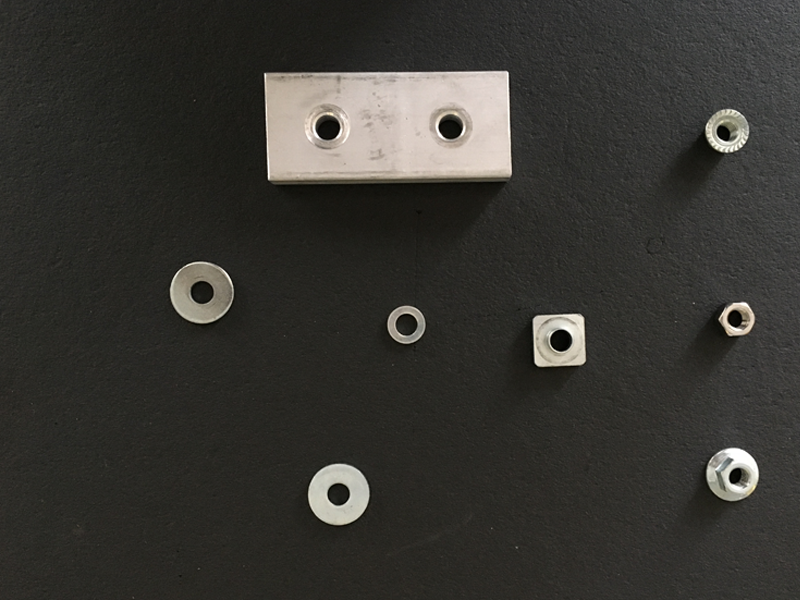
//> input picture kolokvij_2/OpenCV3/OpenCV3/data/scena.png, 800 x 600 px
$ ./zadatak1   (built with g++ and OpenCV 4)
//> lines starting //> are read from the running program, lines starting //| are printed output that depends on the picture
#include <iostream>
#include <opencv2/opencv.hpp>
#include <opencv2/features2d.hpp>

using namespace cv;
using namespace std;

int main() {
    // Load the scene and object images in grayscale
    Mat img_scene = imread("../data/scena.png", IMREAD_GRAYSCALE);
//> img_scene: 600 rows x 800 cols, CV_8UC1; min 0, max 255, mean 53.4
    Mat img_object = imread("../data/podlozka1.png", IMREAD_GRAYSCALE);
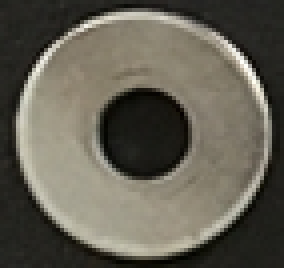
//> input picture kolokvij_2/OpenCV3/OpenCV3/data/podlozka1.png, 71 x 67 px (shown 4 times larger)
//> img_object: 67 rows x 71 cols, CV_8UC1; min 1, max 254, mean 94.5

    if (img_object.empty() || img_scene.empty()) {
        cerr << "Could not open or find the images!" << endl;
        return -1;
    }

    // Step 1: Initialize ORB detector
    int nfeatures = 2000;
    Ptr<ORB> detector = ORB::create(nfeatures);

    // Detect keypoints and compute descriptors
    vector<KeyPoint> keypoints_object, keypoints_scene;
    Mat descriptors_object, descriptors_scene;
    detector->detectAndCompute(img_object, noArray(), keypoints_object, descriptors_object);
//> keypoints_object = 0 keypoints; descriptors_object = empty
    detector->detectAndCompute(img_scene, noArray(), keypoints_scene, descriptors_scene);
//> keypoints_scene = 1823 keypoints; strongest (x, y, size): (566, 337, 111.1), (730, 477, 64.3), (559, 330, 111.1), (561, 331, 92.6)

    // Step 2: Create BFMatcher (Hamming distance for ORB)
    Ptr<DescriptorMatcher> matcher = BFMatcher::create(NORM_HAMMING, false);

    // K-NN matching
    vector<vector<DMatch>> knn_matches;
    matcher->knnMatch(descriptors_object, descriptors_scene, knn_matches, 2);
//> knn_matches = 0 matches

    // Ratio test (Lowe’s ratio test)
    const float ratio_thresh = 0.8f;
    vector<DMatch> good_matches;
    for (const auto& match_pair : knn_matches) {
        if (match_pair.size() == 2 && match_pair[0].distance < ratio_thresh * match_pair[1].distance) {
            good_matches.push_back(match_pair[0]);
        }
    }
//> this loop made 0 passes
//> after the loop, good_matches = 0 matches

    // Draw matches
    Mat img_matches;
    drawMatches(img_object, keypoints_object, img_scene, keypoints_scene, good_matches, img_matches,
                Scalar::all(-1), Scalar::all(-1), vector<char>(), DrawMatchesFlags::NOT_DRAW_SINGLE_POINTS);
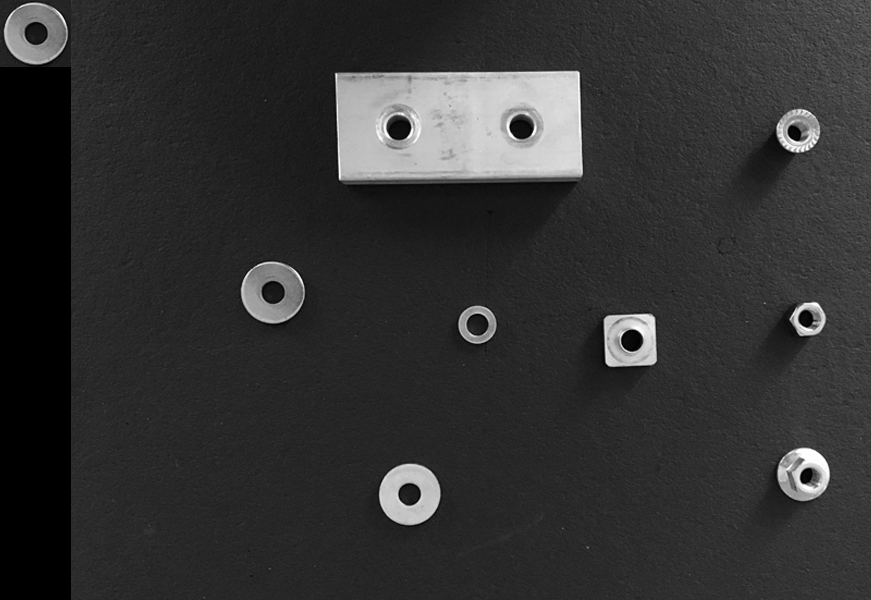
//> img_matches: 600 rows x 871 cols, CV_8UC3; min 0, max 255, mean 49.9

    // Homography estimation
    if (good_matches.size() >= 4) {
        vector<Point2f> obj_points, scene_points;
        for (const auto& match : good_matches) {
            obj_points.push_back(keypoints_object[match.queryIdx].pt);
            scene_points.push_back(keypoints_scene[match.trainIdx].pt);
        }

        Mat H = findHomography(obj_points, scene_points, RANSAC, 3.0);

        // Define object corners and project to scene
        vector<Point2f> obj_corners = {
            Point2f(0, 0),
            Point2f(static_cast<float>(img_object.cols), 0),
            Point2f(static_cast<float>(img_object.cols), static_cast<float>(img_object.rows)),
            Point2f(0, static_cast<float>(img_object.rows))
        };
        vector<Point2f> scene_corners(4);
        perspectiveTransform(obj_corners, scene_corners, H);

        // Draw box in the scene
        for (int i = 0; i < 4; ++i) {
            line(img_matches,
                 scene_corners[i] + Point2f((float)img_object.cols, 0),
                 scene_corners[(i + 1) % 4] + Point2f((float)img_object.cols, 0),
                 Scalar(0, 255, 0), 4);
        }
    } else {
        cout << "Not enough good matches to compute homography." << endl;
    }

    // Show result
    imshow("ORB Matches & Object Detection", img_matches);
    waitKey();

    return 0;
}
